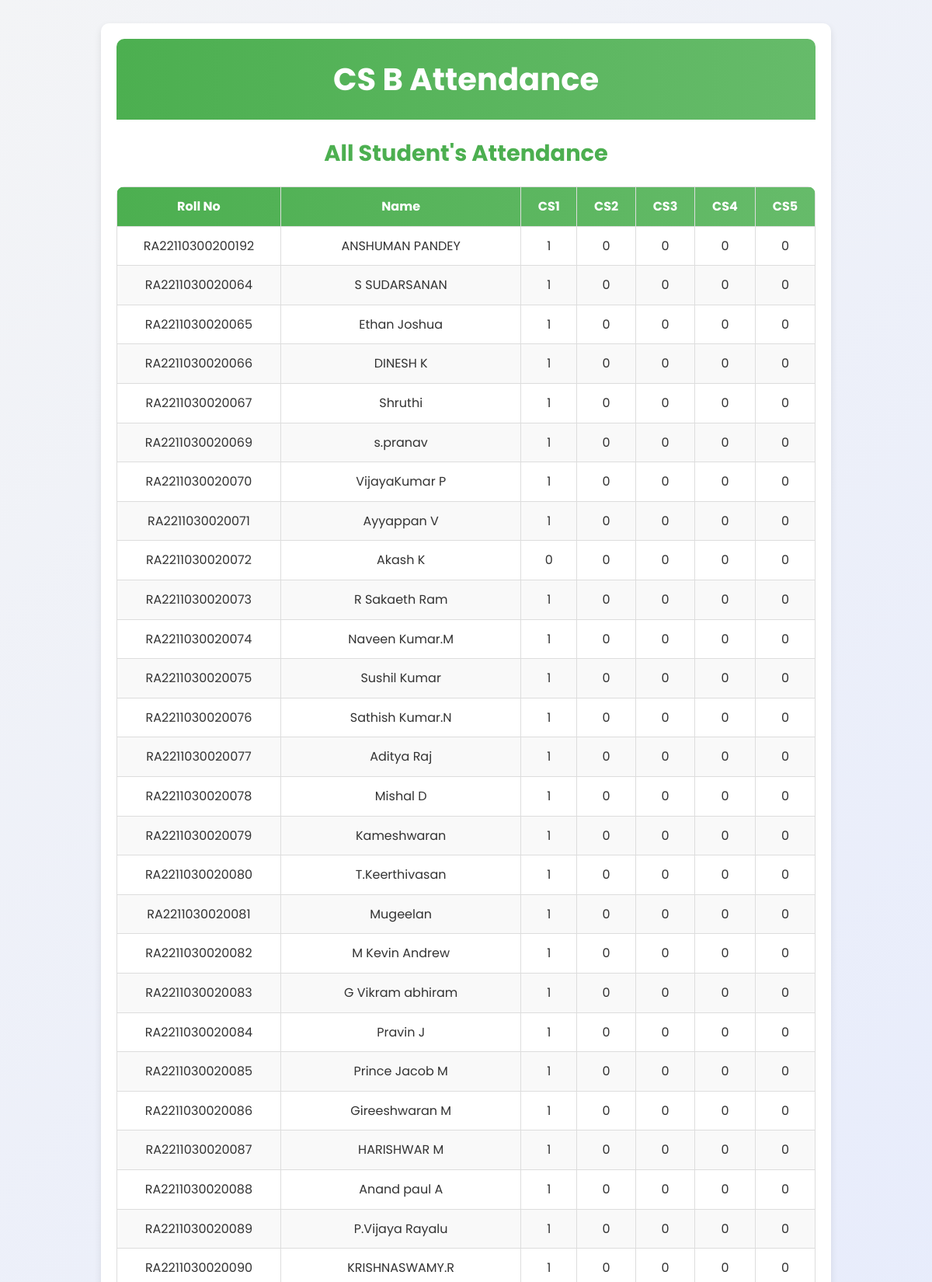
Screenshot of /fetch_attendance (upper part) with the database file from the repository.
### tables this page shows
CREATE TABLE "ATTENDANCE"
(
    rollno  TEXT
        primary key,
    name    TEXT,
    email   TEXT,
    cs1     INTEGER not null,
    cs2     INTEGER not null,
    cs3     INTEGER not null,
    cs4     INTEGER not null,
    cs5     INTEGER not null,
    history text default '{}'
);

### app.py (the view)
@app.route("/fetch_attendance", methods=["GET"])
def fetch_attendance():
    connection = get_db()
    fetcher = Fetch(connection)
    all_rolls = fetcher.fetch_all_rolls()
    attendance_data = []
    for rollno in all_rolls:
        student_data = fetcher.fetch_all_attendance(rollno)
        attendance_data.append({
            "rollno": rollno,
            "name": student_data[1],  # Assuming name is in the 2nd column
            "attendance": student_data[3:8]  # Assuming attendance starts from the 3rd column
        })
    return render_template("view_attendance.html", attendance_data=attendance_data)

### app.py (called while the page is built)
def get_db():
    if "db" not in g:
        g.db = sq.connect("student.db")
    return g.db

### assets.py (called while the page is built)
    def fetch_all_attendance(self, roll):
        cur = self.connection.cursor()
        cur.execute(f"SELECT * FROM ATTENDANCE where rollno = ?", (roll,))
        x = cur.fetchone()
        x = [i for i in x]
        return x

    def fetch_all_rolls(self):
        cur = self.connection.cursor()
        cur.execute(f"SELECT rollno FROM ATTENDANCE")
        x = cur.fetchall()
        x = [i[0] for i in x]
        return x

### templates/view_attendance.html (shortened to what this page needs)
<!DOCTYPE html>
<html lang="en">
<head>
    <link rel="stylesheet" href="{{ url_for('static', filename='attendance.css') }}">
</head>
<body>
    <div class="container">
        <header class="header">
            <h1>CS B Attendance</h1>
        </header>
        <section class="attendance-section">
            <h2>All Student's Attendance</h2>
            <table>
                <thead>
                    <tr>
                        <th>Roll No</th>
                        <th>Name</th>
                        <th>CS1</th>
                        <th>CS2</th>
                        <th>CS3</th>
                        <th>CS4</th>
                        <th>CS5</th>
                    </tr>
                </thead>
                <tbody>
                    {% for student in attendance_data %}
                    <tr>
                        <td>{{ student.rollno }}</td>
                        <td>{{ student.name }}</td>
                        {% for attendance in student.attendance %}
                        <td>{{ attendance }}</td>
                        {% endfor %}
                    </tr>
                    {% endfor %}
                </tbody>
            </table>
        </section>
    </div>
</body>
</html>

### static/attendance.css (style rules this page uses)
body { font-family: 'Poppins', sans-serif; background: linear-gradient(135deg, #f3f4f6, #e0e7ff); color: #333; margin: 0; padding: 0; line-height: 1.6; }
.container { max-width: 900px; margin: 30px auto; padding: 20px; background: white; box-shadow: 0 4px 10px rgba(0, 0, 0, 0.1); border-radius: 10px; overflow: hidden; }
.header { text-align: center; padding: 20px 0; background: linear-gradient(90deg, #4CAF50, #66bb6a); color: white; border-radius: 10px 10px 0 0; }
h1 { font-size: 2.5rem; font-weight: bold; margin: 0; }
h2 { font-size: 1.8rem; color: #4CAF50; text-align: center; margin: 20px 0; }
.attendance-section table { width: 100%; border-collapse: collapse; margin-top: 20px; border-radius: 10px; overflow: hidden; }
.attendance-section table thead { background: linear-gradient(90deg, #4CAF50, #66bb6a); color: white; }
.attendance-section table th, .attendance-section table td { padding: 12px 15px; text-align: center; border: 1px solid #ddd; font-size: 1rem; }
.attendance-section table tr:nth-child(even) { background: #f9f9f9; }

### rows the page displays
ATTENDANCE: rollno "RA22110300200192", name "ANSHUMAN PANDEY"
ATTENDANCE: rollno "RA2211030020064", name "S SUDARSANAN"
ATTENDANCE: rollno "RA2211030020065", name "Ethan Joshua"
ATTENDANCE: rollno "RA2211030020066", name "DINESH K"
ATTENDANCE: rollno "RA2211030020067", name "Shruthi"
ATTENDANCE: rollno "RA2211030020069", name "s.pranav"
ATTENDANCE: rollno "RA2211030020070", name "VijayaKumar P"
ATTENDANCE: rollno "RA2211030020071", name "Ayyappan V"
ATTENDANCE: rollno "RA2211030020072", name "Akash K"
ATTENDANCE: rollno "RA2211030020073", name "R Sakaeth Ram"
ATTENDANCE: rollno "RA2211030020074", name "Naveen Kumar.M"
ATTENDANCE: rollno "RA2211030020075", name "Sushil Kumar"
ATTENDANCE: rollno "RA2211030020076", name "Sathish Kumar.N"
ATTENDANCE: rollno "RA2211030020077", name "Aditya Raj"
ATTENDANCE: rollno "RA2211030020078", name "Mishal D"
ATTENDANCE: rollno "RA2211030020079", name "Kameshwaran"
ATTENDANCE: rollno "RA2211030020080", name "T.Keerthivasan"
ATTENDANCE: rollno "RA2211030020081", name "Mugeelan"
ATTENDANCE: rollno "RA2211030020082", name "M Kevin Andrew"
ATTENDANCE: rollno "RA2211030020083", name "G Vikram abhiram"
ATTENDANCE: rollno "RA2211030020084", name "Pravin J"
ATTENDANCE: rollno "RA2211030020085", name "Prince Jacob M"
ATTENDANCE: rollno "RA2211030020086", name "Gireeshwaran M"
ATTENDANCE: rollno "RA2211030020087", name "HARISHWAR M"
ATTENDANCE: rollno "RA2211030020088", name "Anand paul A"
ATTENDANCE: rollno "RA2211030020089", name "P.Vijaya Rayalu"
ATTENDANCE: rollno "RA2211030020090", name "KRISHNASWAMY.R"

### other values shown
{{ attendance }} "1" "0" "0" "0" "0" "1" "0" "0" "0" "0" "1" "0" "0" "0" "0" "1" "0" "0" "0" "0" "1" "0" "0" "0" "0" "1" "0" "0" "0" "0" "1" "0" "0" "0" "0" "1" "0" "0" "0" "0" "0" "0" "0" "0" "0" "1" "0" "0" "0" "0" "1" "0" "0" "0" "0" "1" "0" "0" "0" "0" "1" "0" "0" "0" "0" "1" "0" "0" "0" "0" "1" "0" "0" "0" "0" "1" "0" "0" "0" "0" "1" "0" "0" "0" "0" "1" "0" "0" "0" "0" "1" "0" "0" "0" "0" "1" "0" "0" "0" "0" "1" "0" "0" "0" "0" "1" "0" "0" "0" "0" "1" "0" "0" "0" "0" "1" "0" "0" "0" "0" "1" "0" "0" "0" "0" "1" "0" "0" "0" "0" "1" "0" "0" "0" "0"
